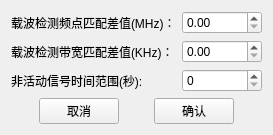
<?xml version="1.0" encoding="UTF-8"?>
<ui version="4.0">
 <class>PopupParamSet</class>
 <widget class="QWidget" name="PopupParamSet">
  <property name="geometry">
   <rect>
    <x>0</x>
    <y>0</y>
    <width>273</width>
    <height>116</height>
   </rect>
  </property>
  <property name="windowTitle">
   <string>Form</string>
  </property>
  <layout class="QGridLayout" name="gridLayout_2">
   <item row="0" column="0">
    <layout class="QVBoxLayout" name="verticalLayout" stretch="1,0">
     <item>
      <layout class="QGridLayout" name="gridLayout">
       <item row="3" column="0">
        <widget class="QLabel" name="label_ActiveThreshold">
         <property name="text">
          <string>非活动信号时间范围(秒):</string>
         </property>
        </widget>
       </item>
       <item row="2" column="0">
        <widget class="QLabel" name="label_BandwidthThreshold">
         <property name="text">
          <string>载波检测带宽匹配差值(KHz)：</string>
         </property>
        </widget>
       </item>
       <item row="1" column="0">
        <widget class="QLabel" name="label_FreqPointThreshold">
         <property name="text">
          <string>载波检测频点匹配差值(MHz)：</string>
         </property>
        </widget>
       </item>
       <item row="1" column="1">
        <widget class="QDoubleSpinBox" name="doubleSpinBox_FreqPointThreshold"/>
       </item>
       <item row="2" column="1">
        <widget class="QDoubleSpinBox" name="doubleSpinBox_BandwidthThreshold"/>
       </item>
       <item row="3" column="1">
        <widget class="QSpinBox" name="spinBox_ActiveThreshold"/>
       </item>
      </layout>
     </item>
     <item>
      <layout class="QHBoxLayout" name="horizontalLayout">
       <item>
        <spacer name="horizontalSpacer">
         <property name="orientation">
          <enum>Qt::Horizontal</enum>
         </property>
         <property name="sizeHint" stdset="0">
          <size>
           <width>40</width>
           <height>20</height>
          </size>
         </property>
        </spacer>
       </item>
       <item>
        <widget class="QPushButton" name="pushButton_Cancel">
         <property name="text">
          <string>取消</string>
         </property>
        </widget>
       </item>
       <item>
        <spacer name="horizontalSpacer_2">
         <property name="orientation">
          <enum>Qt::Horizontal</enum>
         </property>
         <property name="sizeHint" stdset="0">
          <size>
           <width>40</width>
           <height>20</height>
          </size>
         </property>
        </spacer>
       </item>
       <item>
        <widget class="QPushButton" name="pushButton_Confirm">
         <property name="text">
          <string>确认</string>
         </property>
        </widget>
       </item>
       <item>
        <spacer name="horizontalSpacer_3">
         <property name="orientation">
          <enum>Qt::Horizontal</enum>
         </property>
         <property name="sizeHint" stdset="0">
          <size>
           <width>40</width>
           <height>20</height>
          </size>
         </property>
        </spacer>
       </item>
      </layout>
     </item>
    </layout>
   </item>
  </layout>
 </widget>
 <resources/>
 <connections/>
</ui>
